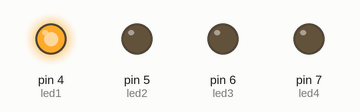
This sketch was run on a simulated Arduino Uno, built with avr-gcc and run on an emulated ATmega328P. Parts: output pins drawn as LEDs (lit = HIGH).

Above: at 0.5 s.
At 2.5 s:
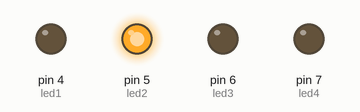
At 4.5 s:
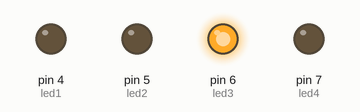
At 6.5 s:
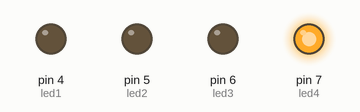
At 9.5 s:
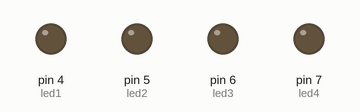
Timing chart, 0 to 10.4 s (numbered marks = the images above):
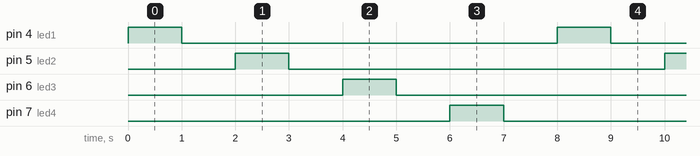

The sketch:

example_2.ino
```cpp
int led1 =4,led2 =5,led3 =6,led4 =7;
void setup () {
  pinMode(led1,OUTPUT);
pinMode(led2,OUTPUT);
pinMode(led3,OUTPUT);
pinMode(led4,OUTPUT);}
  void loop () {
    for (int i=4;i<8;i++){
   digitalWrite(i, HIGH);
  delay(1000);
  digitalWrite(i, LOW);

      delay(1000);             }
  }
```

Measured:
- by itself, pin 4 (led1), pin 5 (led2), pin 6 (led3), pin 7 (led4): alternates HIGH for 1.0 s and LOW for 7.0 s
- by itself, everything shown: repeats every 8.0 s, in 8 steps
